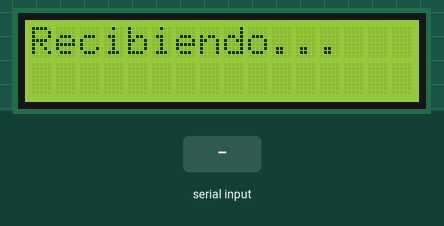
Bench run of a sketch on a simulated Arduino Uno, built with avr-gcc and run on an emulated ATmega328P. On the bench: 16×2 character LCD. The inputs (shaded band) are chosen by the test bench.

Above: at 0.1 s.
2.3 s: "<<EN>>" received over Serial
At 2.7 s:
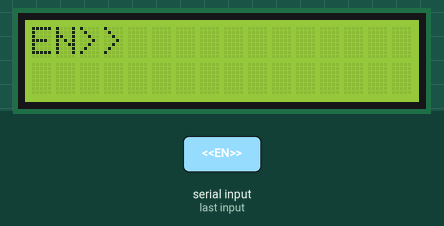
3.8 s: byte 62 ('>') received over Serial
At 4.8 s:
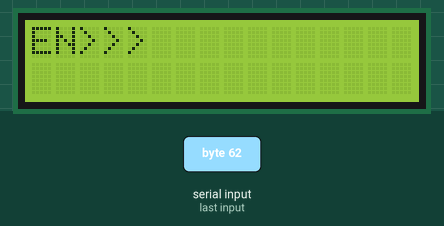
5.3 s: "<<BK>>" received over Serial
At 6.1 s:
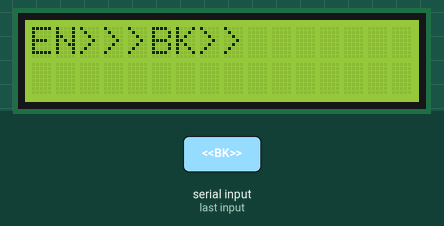
6.8 s: "<EN>\n" received over Serial
At 7.2 s:
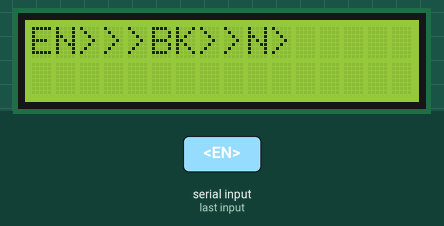
8.3 s: "<BK>\n" received over Serial
At 9.5 s:
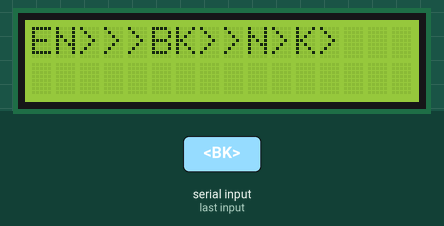
9.8 s: ">\n" received over Serial
At 10.5 s:
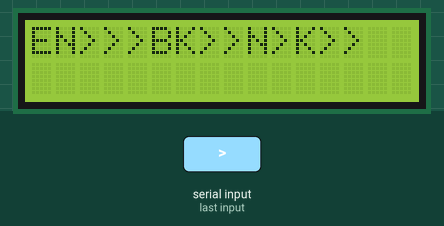
Timing chart, 0 to 12.3 s (numbered marks = the images above; inputs shaded):
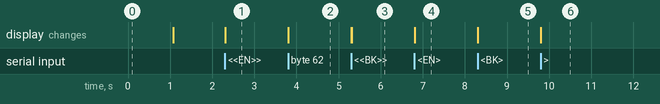

Measured:
- after the input at 2.3 s, the display: first changes at once (image 1 shows a later state)
- after the input at 3.8 s, the display: changes at once (image 2)
- after the input at 5.3 s, the display: first changes at once (image 3 shows a later state)
- after the input at 6.8 s, the display: first changes at once (image 4 shows a later state)
- after the input at 8.3 s, the display: first changes at once (image 5 shows a later state)
- after the input at 9.8 s, the display: changes at once (image 6)

The sketch:

Keylog.ino
```cpp
#include <LiquidCrystal.h>
#include <SoftwareSerial.h>

// TU LCD REAL SEGÚN DIAGRAMA:
LiquidCrystal lcd(12, 11, 5, 4, 3, 2);

// Bluetooth por SoftwareSerial
// RX del Arduino ← TX del HC-05 en pin 7
// TX del Arduino → RX del HC-05 en pin 8
SoftwareSerial BT(7, 8);

// Control del LCD
int col = 0;
int row = 0;

void setup() {
  Serial.begin(9600);   // USB desde keylog.py
  BT.begin(9600);       // Bluetooth

  lcd.begin(16, 2);
  lcd.clear();
  lcd.print("Recibiendo...");
  delay(1000);
  lcd.clear();
}

void loop() {
  // Datos desde Python
  if (Serial.available()) {
    char c = Serial.read();

    // Reenviar por Bluetooth
    BT.write(c);

    // Mostrar en LCD
    imprimirLCD(c);
  }
}

void imprimirLCD(char c) {

  // ignorar saltos de línea
  if (c == '\n' || c == '\r')
    return;

  // Caracter especial: inicio de token <XX>
  if (c == '<') {
    String token = "<";
    while (Serial.available()) {
      char t = Serial.read();
      token += t;
      if (t == '>') break;
    }

    // ENTER
    if (token == "<EN>") {
      row = (row + 1) % 2;  // pasa a siguiente fila
      col = 0;
      lcd.setCursor(col, row);
      return;
    }

    // BACKSPACE
    if (token == "<BK>") {
      if (col > 0) {
        col--;
      } else {
        // Si estamos al inicio, limpiar fila
        lcd.setCursor(0, row);
        lcd.print("                ");
        col = 0;
      }
      lcd.setCursor(col, row);
      lcd.print(" ");
      lcd.setCursor(col, row);
      return;
    }

    return;  // otros tokens se ignoran por ahora
  }

  // Imprimir caracter normal
  lcd.setCursor(col, row);
  lcd.print(c);

  col++;
  if (col >= 16) {   // fin de línea
    col = 0;
    row++;
    if (row > 1) {
      row = 0;
      lcd.clear();
    }
  }
}
```
